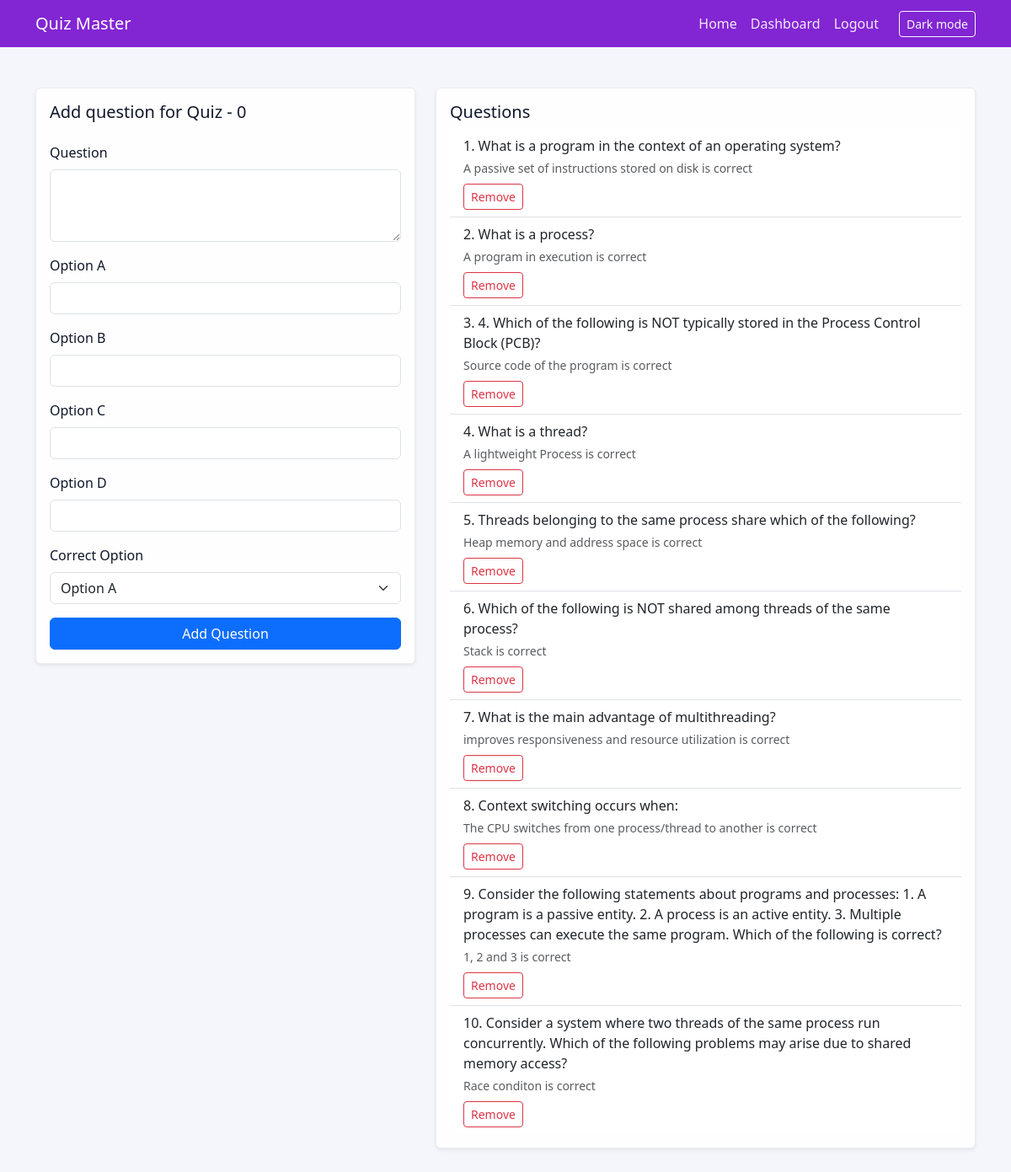
The app's page /admin/quizzes/1/questions (signed in) with its own data.
### models.py (models this page shows, shortened)
class Quiz(db.Model):
    id = db.Column(db.Integer, primary_key=True)
    chapter_id = db.Column(db.Integer, db.ForeignKey("chapter.id"), nullable=False)
    title = db.Column(db.String(140), nullable=False)
    date_of_quiz = db.Column(db.Date)
    duration_minutes = db.Column(db.Integer)
    remarks = db.Column(db.Text)
    questions = db.relationship("Question", backref="quiz", lazy=True)
    scores = db.relationship("Score", backref="quiz", lazy=True)

class Question(db.Model):
    id = db.Column(db.Integer, primary_key=True)
    quiz_id = db.Column(db.Integer, db.ForeignKey("quiz.id"), nullable=False)
    statement = db.Column(db.Text, nullable=False)
    option_a = db.Column(db.String(255), nullable=False)
    option_b = db.Column(db.String(255), nullable=False)
    option_c = db.Column(db.String(255))
    option_d = db.Column(db.String(255))
    correct_option = db.Column(db.String(1), nullable=False)
    def option_label(self, key):
        return getattr(self, f"option_{key}", "")

### app.py (the view, shortened to what this page needs)
    @app.route("/admin/quizzes/<int:quiz_id>/questions", methods=["GET", "POST"])
    @admin_required
    def manage_questions(quiz_id):
        quiz = Quiz.query.options(joinedload(Quiz.questions)).get_or_404(quiz_id)
        quiz.questions.sort(key=lambda question: question.id or 0)
        form = QuestionForm()
        return render_template("admin/questions.html", quiz=quiz, form=form)

### forms.py
class QuestionForm(FlaskForm):
    statement = TextAreaField("Question", validators=[DataRequired()])
    option_a = StringField("Option A", validators=[DataRequired(), Length(max=255)])
    option_b = StringField("Option B", validators=[DataRequired(), Length(max=255)])
    option_c = StringField("Option C", validators=[Optional(), Length(max=255)])
    option_d = StringField("Option D", validators=[Optional(), Length(max=255)])
    correct_option = SelectField(
        "Correct Option",
        choices=[("a", "Option A"), ("b", "Option B"), ("c", "Option C"), ("d", "Option D")],
        validators=[DataRequired()],
    )
    submit = SubmitField("Add Question")

### templates/admin/questions.html (shortened to what this page needs)
{% extends "base.html" %}
{% block content %}
<div class="row">
  <div class="col-lg-5">
    <div class="card shadow-sm mb-4">
      <div class="card-body">
        <h5 class="card-title mb-4">Add question for {{ quiz.title }}</h5>
        <form method="post">
          <div class="mb-3">
            {{ form.statement.label(class_="form-label") }}
            {{ form.statement(class_="form-control", rows=3) }}
          </div>
          <div class="mb-3">
            {{ form.option_a.label(class_="form-label") }}
            {{ form.option_a(class_="form-control") }}
          </div>
          <div class="mb-3">
            {{ form.option_b.label(class_="form-label") }}
            {{ form.option_b(class_="form-control") }}
          </div>
          <div class="mb-3">
            {{ form.option_c.label(class_="form-label") }}
            {{ form.option_c(class_="form-control") }}
          </div>
          <div class="mb-3">
            {{ form.option_d.label(class_="form-label") }}
            {{ form.option_d(class_="form-control") }}
          </div>
          <div class="mb-3">
            {{ form.correct_option.label(class_="form-label") }}
            {{ form.correct_option(class_="form-select") }}
          </div>
          <div class="d-grid">
            {{ form.submit(class_="btn btn-primary") }}
          </div>
        </form>
      </div>
    </div>
  </div>
  <div class="col-lg-7">
    <div class="card shadow-sm">
      <div class="card-body">
        <h5 class="card-title">Questions</h5>
        <ul class="list-group list-group-flush">
          {% for question in quiz.questions %}
          <li class="list-group-item">
            <p class="mb-1">{{ loop.index }}. {{ question.statement }}</p>
            <div class="small text-muted">
              {{ question.option_label(question.correct_option) }} is correct
            </div>
            <form method="post" action="{{ url_for('delete_question', question_id=question.id) }}" class="d-inline" onsubmit="return confirm('Remove question?');">
              <button class="btn btn-sm btn-outline-danger mt-2">Remove</button>
            </form>
          </li>
          {% else %}
          <li class="list-group-item text-muted">Add a question to start the quiz.</li>
          {% endfor %}
        </ul>
      </div>
    </div>
  </div>
</div>
{% endblock %}

### templates/base.html (shortened to what this page needs)
<!doctype html>
<html lang="en">
  <head>
    <link
      href="https://cdn.jsdelivr.net/npm/bootstrap@5.3.2/dist/css/bootstrap.min.css"
      rel="stylesheet"
    />
    <link rel="stylesheet" href="{{ url_for('static', filename='css/site.css') }}" />
  </head>
  <body>
    <nav class="navbar navbar-expand-lg navbar-dark">
      <div class="container">
        <a class="navbar-brand" href="{{ url_for('index') }}">Quiz Master</a>
        <div class="collapse navbar-collapse" id="navbarNav">
          <ul class="navbar-nav ms-auto">
            <li class="nav-item">
              <a class="nav-link" href="{{ url_for('index') }}">Home</a>
            </li>
            {% if current_user.is_authenticated %}
            <li class="nav-item">
              <a
                class="nav-link"
                href="{{ url_for('dashboard') }}"
              >Dashboard</a>
            </li>
            <li class="nav-item">
              <a class="nav-link" href="{{ url_for('logout') }}">Logout</a>
            </li>
            {% endif %}
          </ul>
          <button id="dark-mode-toggle" class="btn btn-outline-light btn-sm ms-3">
          </button>
        </div>
      </div>
    </nav>
    <div class="container py-5">
      {% block content %}{% endblock %}
    </div>
  </body>
</html>

### static/css/site.css (style rules this page uses)
:root { --bg: #f5f6fb; --card: #fefefe; --text: #0f172a; --muted: #6c757d; --border: #e9ecef; --primary: #0d6efd; --navbar: #8225d3; }
body { background: var(--bg); color: var(--text); }
.navbar { background-color: var(--navbar) !important; }
.navbar .nav-link { color: rgba(255, 255, 255, 0.9); }
.card { background: var(--card); border-color: var(--border); color: var(--text); }

### records on screen
Quiz: title "Quiz - 0"
Question: statement "What is a program in the context of an operating system?", option_label "A passive set of instructions stored on disk"
Question: statement "What is a process?", option_label "A program in execution"
Question: statement "4. Which of the following is NOT typically stored in the Process Control Block (PCB)?", option_label "Source code of the program"
Question: statement "What is a thread?", option_label "A lightweight Process"
Question: statement "Threads belonging to the same process share which of the following?", option_label "Heap memory and address space"
Question: statement "Which of the following is NOT shared among threads of the same process?", option_label "Stack"
Question: statement "What is the main advantage of multithreading?", option_label "improves responsiveness and resource utilization"
Question: statement "Context switching occurs when:", option_label "The CPU switches from one process/thread to another"
Question: statement "Consider the following statements about programs and processes: 1. A program is a passive entity. 2. A process is an active entity. 3. Multiple processes can execute the same program. Which of the following is correct?", option_label "1, 2 and 3"
Question: statement "Consider a system where two threads of the same process run concurrently. Which of the following problems may arise due to shared memory access?", option_label "Race conditon"
